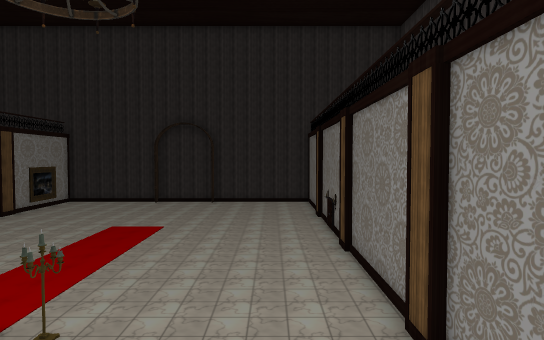
View 1 (above)

16 first-person views from a walk through a scene from a Unity 3-D project. The camera is 1.2 m above the floor, tilts 2° down and sees 75° across. Doors are open. The floor is counted in squares, 2 m on a side. Each view is taken from the middle of a square. On the plan, view 1 faces up. The plan holds only what a view shows up to about 10 squares ahead; the rest is blank. The place goes on beyond the plan. The player character is not drawn. Some surface patterns are stand-ins.

View 2
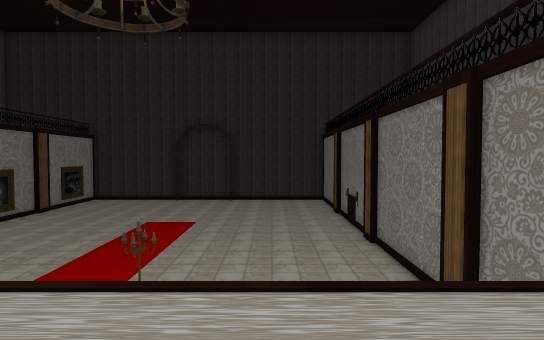

View 3
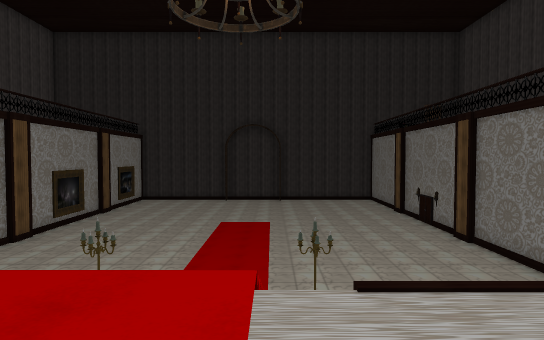

View 4
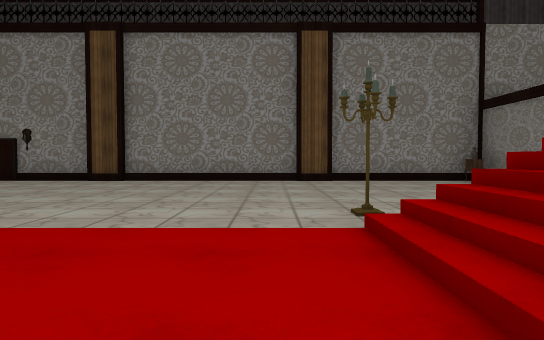

View 5
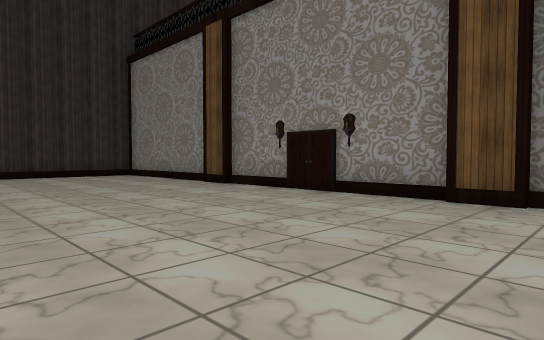

View 6
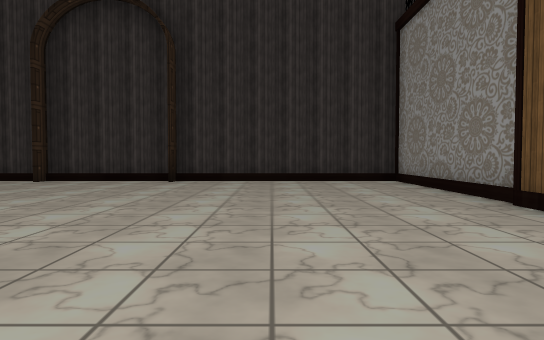

View 7
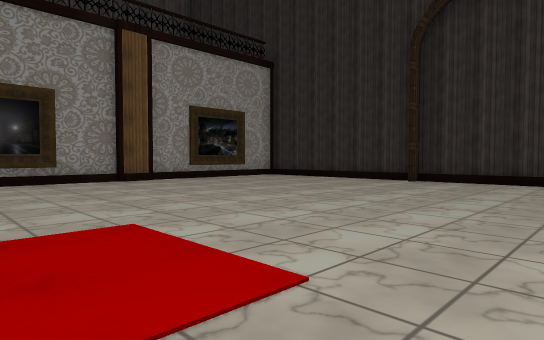

View 8
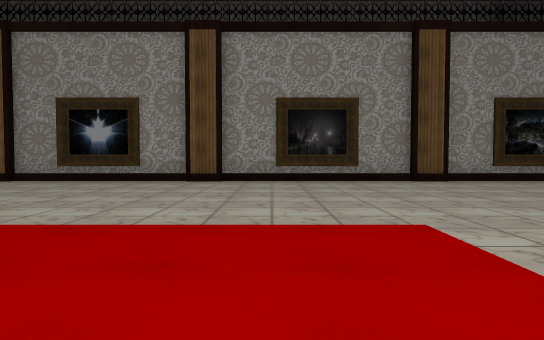

View 9
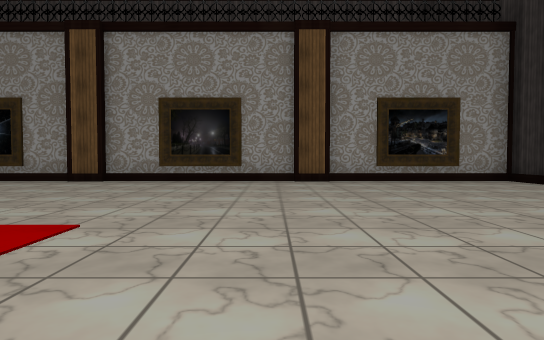

View 10
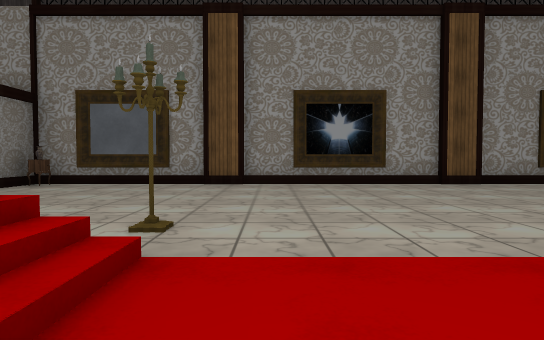

View 11
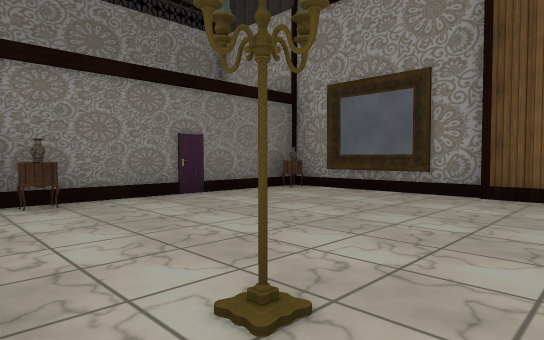

View 12
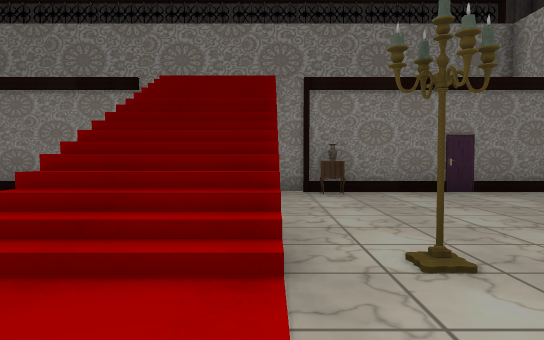

View 13
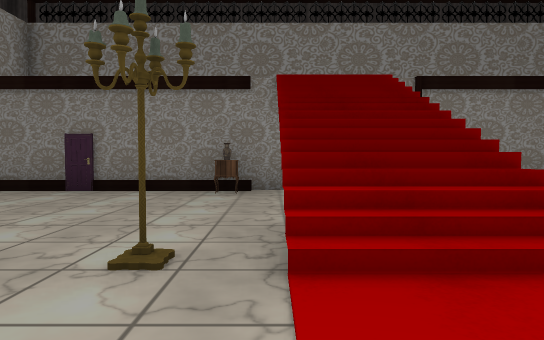

View 14
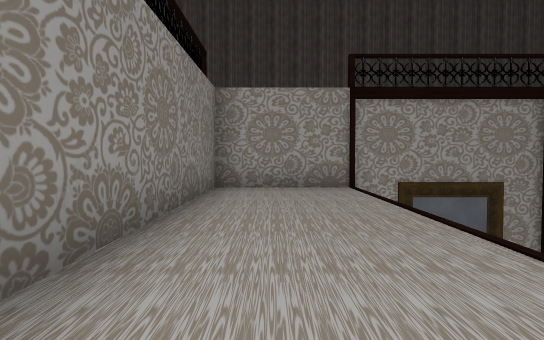

View 15
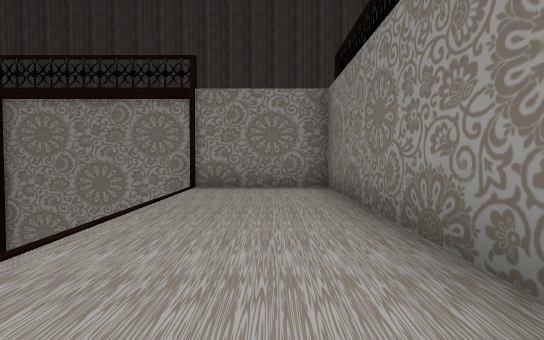

View 16
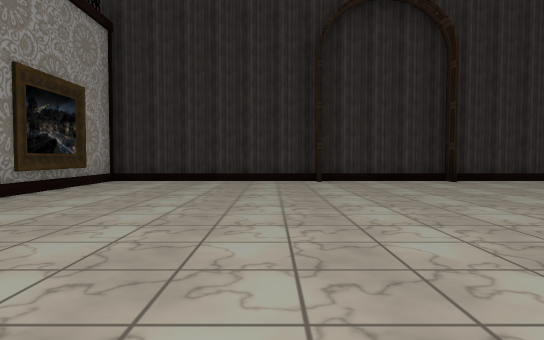

### Floor plan
Key: @ floor where view 1 was taken; # wall or solid block; . main floor; : floor 4 m higher than the main floor; / step, stairs or slope; O other object.
Columns run from 13 left of view 1 to 3 right of it. Each row starts with its distance up from view 1.
 22 #################
 21 #.....#..#/////.#
 20 #............../#
 19 #O............./#
 18 #............../#
 17 #............../#
 16 ##............./#
 15 #............../#
 14 #............../#
 13 #O..............#
 12 #............../#
 11 #............../#
 10 ##............./#
  9 #............../#
  8 #O............./#
  7 #O............./#
  6 #............../#
  5 ##....#///#..../#
  4 #......#//...../#
  3  O.....///...../#
  2  ......///...../#
  1  O....O///O....O#
  0 #O::::O:::O::@:O#
 -1 #:::::::::::::::#
 -2 #::::::: :::::::#
 -3 #################

Positions as (right, up) in squares from view 1, and headings:
1: (0, 0), facing up
2: (-1, -1), facing up
3: (-4, -1), facing up
4: (-7, 6), facing right
5: (-3, 9), facing up-right
6: (-1, 12), facing up
7: (-3, 12), facing up-left
8: (-3, 12), facing left
9: (-3, 15), facing left
10: (-4, 6), facing left
11: (-6, 6), facing down-left
12: (-6, 7), facing down
13: (-4, 7), facing down
14: (-5, -1), facing left
15: (-5, -1), facing right
16: (-8, 12), facing up
